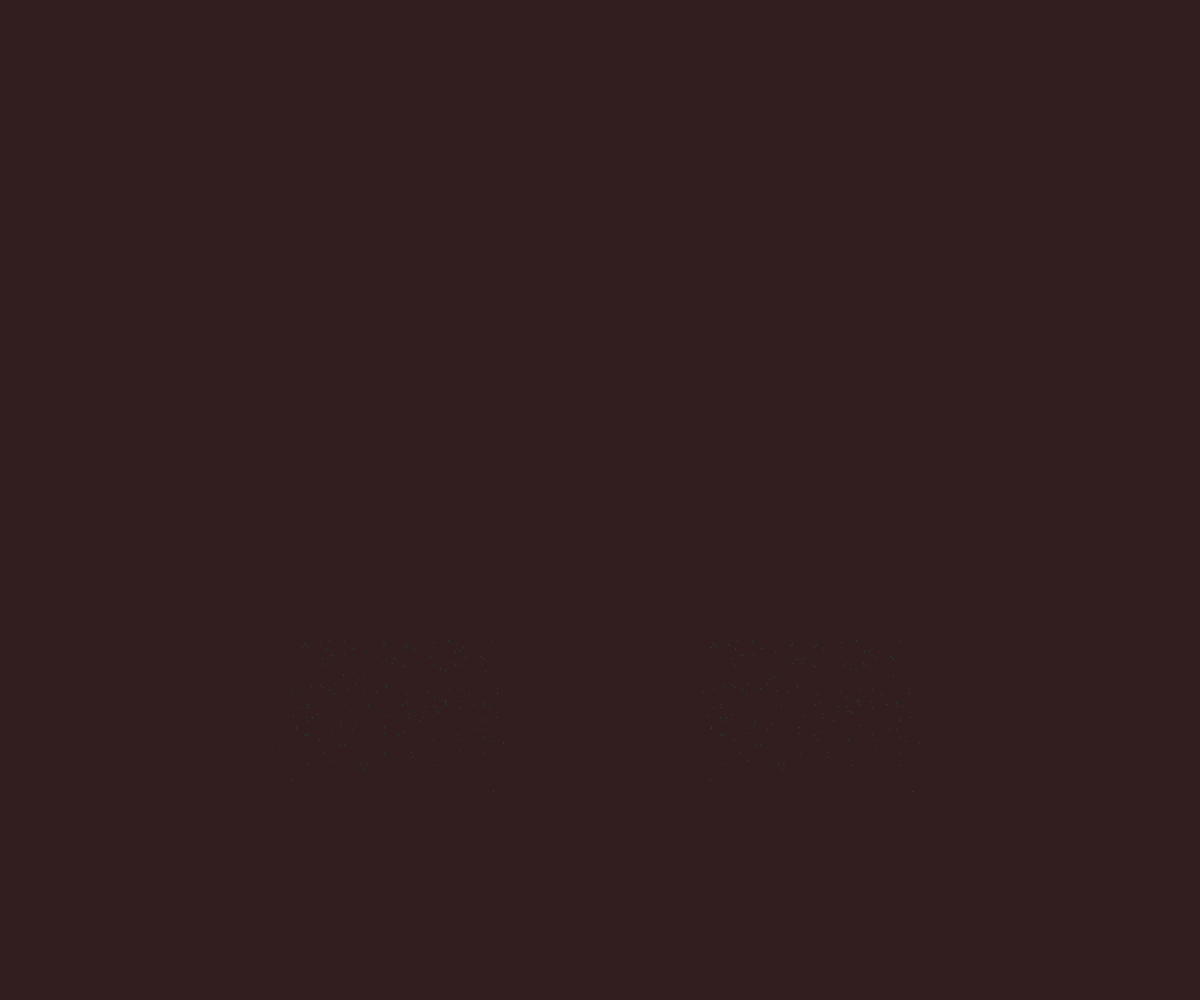
Frame 1 (no input)
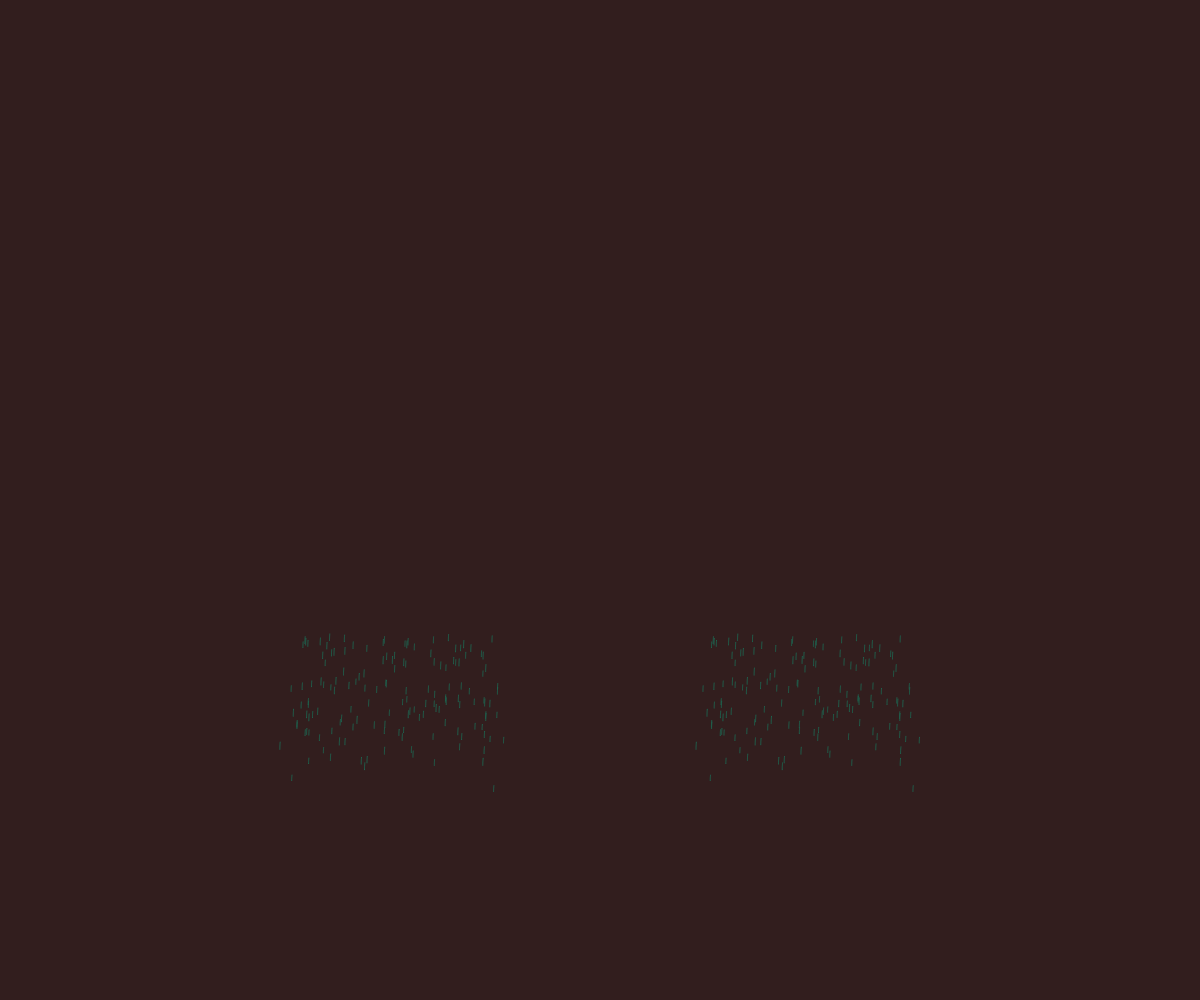
Frame 60 (no input)
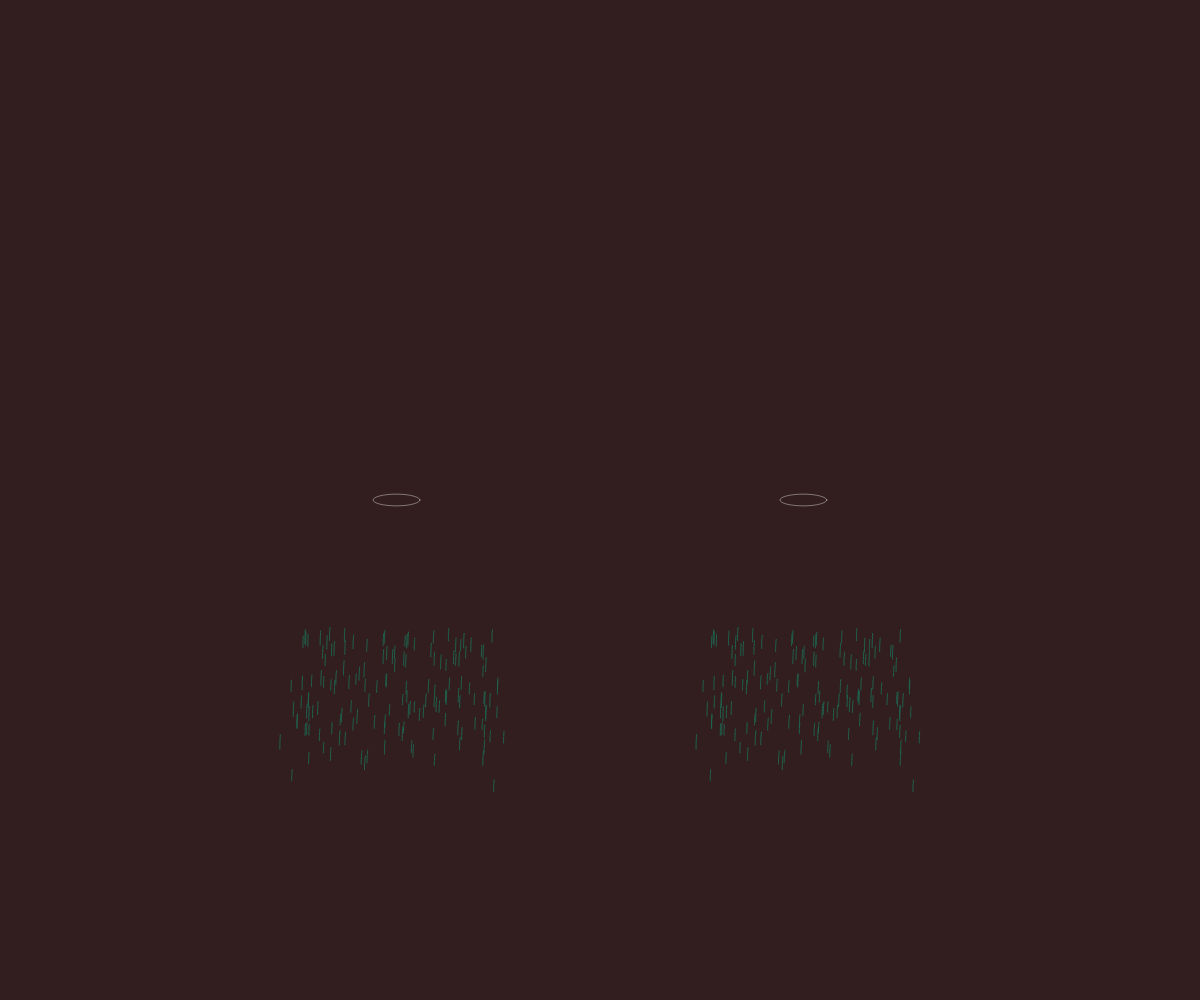
Frame 120 (the mouse pressed at the canvas centre since frame 60)

The p5.js sketch that drew these frames (run headless with seeded random() and noise() and a simulated clock; from frame 60 on, the mouse is pressed at the canvas centre):

// p5.js sketch
// ── sketch.js
let n = 150;
let blade = [];


let mx, my;

let offset = 30;

let viewAngle; 
let horizon;
let seperation;




function setup() {
  createCanvas(windowWidth,windowHeight);
	noFill();
	strokeWeight(1);
	stroke(30,100,80);
	//stroke(255);

	horizon = 0;
	seperation = width*0.15;
	viewAngle = height*0.8;

	for(i=0;i<n;i++){
		blade.push(new Grass(random(-width*0.1,width*0.1),viewAngle,random(0.8,random(0.9,1))));
	}

}

function draw() {
	mx = mouseX-width/2;
	my = mouseY-horizon;
	translate(width*0.5,horizon);
	background(50,30,30);
	stroke(30,100,80,250);

	let speed  = map(noise(frameCount*0.00005),0,1,0.005,0.01);

  for(i=0;i<n;i++){
		blade[i].display(speed,seperation,offset);
		blade[i].display(speed,-seperation,-offset);
		if(mouseIsPressed){
			blade[i].collide();
		}
	}
	if(my>horizon){
	noCursor();
	stroke(255,255,255,100);
	let depth = map(my,horizon,viewAngle*0.8,0,1);
	ellipse(mx-seperation-offset*depth,my,60*depth,15*depth);
	ellipse(mx+seperation+offset*depth,my,60*depth,15*depth);
	}else{
	cursor();
	}
}

function Grass(X,Y,Z){
	
	this.z = Z;


	this.x = X*this.z;
	this.y = Y*this.z;


	this.length = 10;
	this.height = 0;
	this.maxHeight = height*0.05;// random(height*0.05,height*0.04)*this.z;
	this.growthRate = random(0.005,0.007);
	this.cutHeight = height*0.005*this.z;

	this.Xsample = X*0.01;
	this.Ysample = Y*0.01;

	




	this.display = (speed,xPos,offSet)=>{
			if(this.height<this.maxHeight){
				this.height+=this.growthRate;
			}

			this.Xsample-=speed;
			this.Ysample-=speed*0.75;
			let force = map(noise(this.Xsample,this.Ysample),0,1,0.001,0.01);

			beginShape();
			for(e=0;e<this.length;e++){
				let sway = e*e*force*this.height*this.z;
				let x = this.x+sway+xPos+(offSet*this.z);
				let y = this.y+sway-(e*this.height); // not currently factoring depth into height to preserve relative shape of top vs. bottom
				vertex(x,y);
			}
			endShape();


	}

	this.collide = ()=>{

		if(this.height>this.cutHeight && mx>this.x-30 && mx<this.x+30 && my>this.y-15 && my<this.y+15){
					this.height = this.cutHeight;
		}
	}
}
